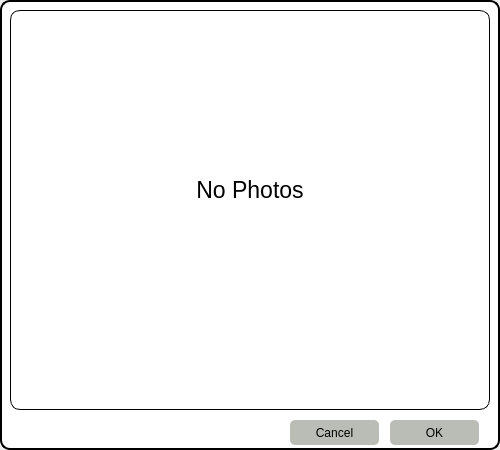
<?xml version="1.0" encoding="UTF-8"?>
<ui version="4.0">
 <class>PickPhoto</class>
 <widget class="QDialog" name="PickPhoto">
  <property name="geometry">
   <rect>
    <x>0</x>
    <y>0</y>
    <width>500</width>
    <height>450</height>
   </rect>
  </property>
  <property name="windowTitle">
   <string>Dialog</string>
  </property>
  <property name="styleSheet">
   <string notr="true">QPushButton {
    background-color: #4CAF50;
    color: black;
    border: none;
    border-radius: 5px;
}

QListView {
	
	background-color: transparent;
}</string>
  </property>
  <widget class="QPushButton" name="cancelBtn">
   <property name="geometry">
    <rect>
     <x>290</x>
     <y>420</y>
     <width>89</width>
     <height>25</height>
    </rect>
   </property>
   <property name="focusPolicy">
    <enum>Qt::NoFocus</enum>
   </property>
   <property name="styleSheet">
    <string notr="true">background-color: rgb(186, 189, 182);
color: rgb(0, 0, 0);</string>
   </property>
   <property name="text">
    <string>Cancel</string>
   </property>
   <property name="autoDefault">
    <bool>false</bool>
   </property>
   <property name="flat">
    <bool>true</bool>
   </property>
  </widget>
  <widget class="QPushButton" name="okBtn">
   <property name="geometry">
    <rect>
     <x>390</x>
     <y>420</y>
     <width>89</width>
     <height>25</height>
    </rect>
   </property>
   <property name="focusPolicy">
    <enum>Qt::NoFocus</enum>
   </property>
   <property name="styleSheet">
    <string notr="true">background-color: rgb(186, 189, 182);
color: rgb(0, 0, 0);</string>
   </property>
   <property name="text">
    <string>OK</string>
   </property>
   <property name="flat">
    <bool>true</bool>
   </property>
  </widget>
  <widget class="QListView" name="listView">
   <property name="geometry">
    <rect>
     <x>10</x>
     <y>10</y>
     <width>480</width>
     <height>400</height>
    </rect>
   </property>
   <property name="focusPolicy">
    <enum>Qt::NoFocus</enum>
   </property>
   <property name="styleSheet">
    <string notr="true">border:1px solid black;
border-radius:10px;</string>
   </property>
   <property name="editTriggers">
    <set>QAbstractItemView::NoEditTriggers</set>
   </property>
   <property name="selectionMode">
    <enum>QAbstractItemView::MultiSelection</enum>
   </property>
   <property name="iconSize">
    <size>
     <width>120</width>
     <height>120</height>
    </size>
   </property>
   <property name="movement">
    <enum>QListView::Static</enum>
   </property>
   <property name="spacing">
    <number>20</number>
   </property>
   <property name="viewMode">
    <enum>QListView::IconMode</enum>
   </property>
  </widget>
  <widget class="QLabel" name="label">
   <property name="geometry">
    <rect>
     <x>190</x>
     <y>140</y>
     <width>120</width>
     <height>100</height>
    </rect>
   </property>
   <property name="font">
    <font>
     <pointsize>17</pointsize>
    </font>
   </property>
   <property name="styleSheet">
    <string notr="true">color: rgb(0, 0, 0);</string>
   </property>
   <property name="text">
    <string>No Photos</string>
   </property>
   <property name="alignment">
    <set>Qt::AlignCenter</set>
   </property>
  </widget>
  <widget class="QLabel" name="bkg">
   <property name="geometry">
    <rect>
     <x>0</x>
     <y>0</y>
     <width>500</width>
     <height>450</height>
    </rect>
   </property>
   <property name="styleSheet">
    <string notr="true">background-color: white;  /* 背景顏色 */
border: 2px solid #000000;   /* 邊框顏色和寬度 */
border-radius: 10px;         /* 邊框圓角 */</string>
   </property>
   <property name="text">
    <string/>
   </property>
  </widget>
  <zorder>bkg</zorder>
  <zorder>cancelBtn</zorder>
  <zorder>okBtn</zorder>
  <zorder>listView</zorder>
  <zorder>label</zorder>
 </widget>
 <resources/>
 <connections/>
</ui>
